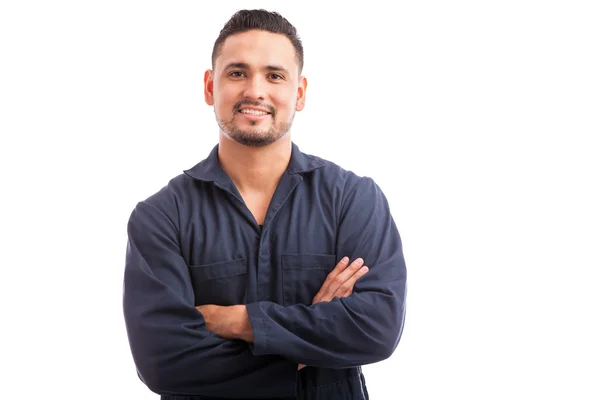
#> input picture Aula1/Imagens/img4.jpg, 600 x 400 px
$ python Aula1.py
#> lines starting #> are read from the running program, lines starting #| are printed output that depends on the picture; after the words box and inside, x2 and y2 are one past the last pixel; in counts of white or black regions, pixels touching at a corner belong together
import cv2
dir = "/home/bruno/Documentos/Process-IMG/Aula1/"

loadAgt = cv2.CascadeClassifier(dir+'haarcascades/haarcascade_frontalface_default.xml')

img = cv2.imread('Imagens/img4.jpg')
#> img is the input picture: shape (400, 600, 3); mean B, G, R 202.4, 200.2, 204
imgGray = cv2.cvtColor(img, cv2.COLOR_BGR2GRAY)
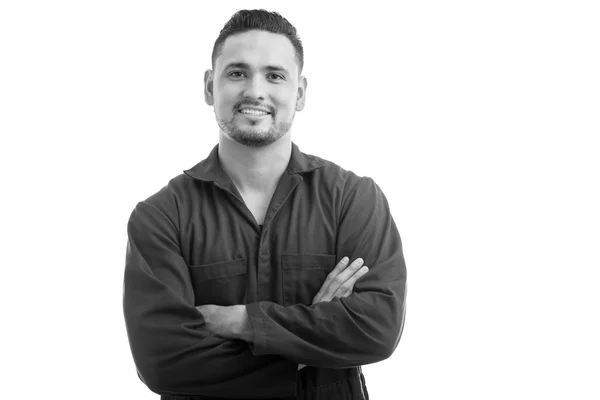
#> imgGray: shape (400, 600); min 0, max 255, mean 201.6

faces = loadAgt.detectMultiScale(imgGray, scaleFactor=1.05, minNeighbors=2, minSize=(20, 20))
#> faces = [[202, 33, 107, 107]]

print(faces)
#| [[202  33 107 107]]

for (x, y, w, h) in faces:
    cv2.rectangle(img, (x, y), (x + w, y + h), (255, 0, 0), 2)
#> this loop made 1 pass
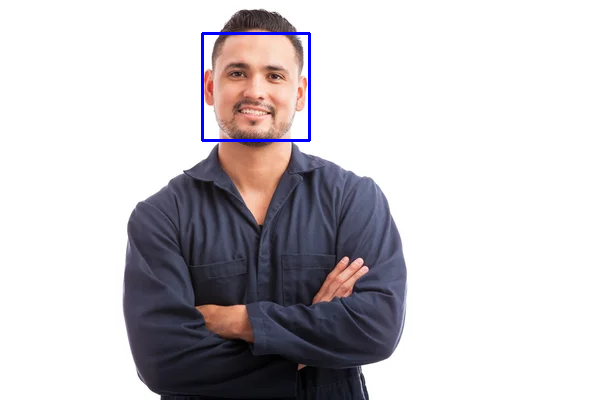
#> img: shape (400, 600, 3); 0.53% of pixels changed, all inside (x1, y1, x2, y2) = (201, 32, 311, 142)

cv2.imshow('Faces', img)
cv2.waitKey()

$ run again, with Aula1/Imagens/img1.jpg copied over Aula1/Imagens/img4.jpg
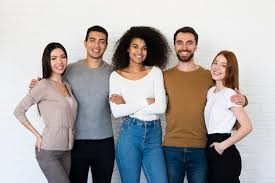
#> input picture Aula1/Imagens/img1.jpg, 275 x 183 px
#> img is the input picture: shape (183, 275, 3); mean B, G, R 164.2, 164.8, 168.6
#> `imgGray = cv2.cvtColor(img, cv2.COLOR_BGR2GRAY)`:
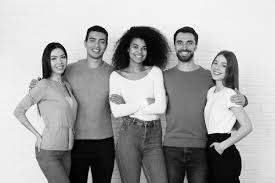
#> imgGray: shape (183, 275); min 0, max 255, mean 165.9
#> faces = [[82, 30, 29, 29], [170, 31, 29, 29], [126, 37, 26, 26], [46, 48, 26, 26], [207, 56, 24, 24]]
#| [[ 82  30  29  29]
#|  [170  31  29  29]
#|  [126  37  26  26]
#|  [ 46  48  26  26]
#|  [207  56  24  24]]
#> the loop `for (x, y, w, h) in faces:` made 5 passes
#> after the loop `for (x, y, w, h) in faces:`:
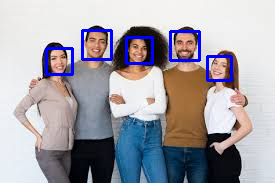
#> img: shape (183, 275, 3); 3.16% of pixels changed, all inside (x1, y1, x2, y2) = (45, 29, 233, 82)

$ run again, with Aula1/Imagens/img2.jpg copied over Aula1/Imagens/img4.jpg
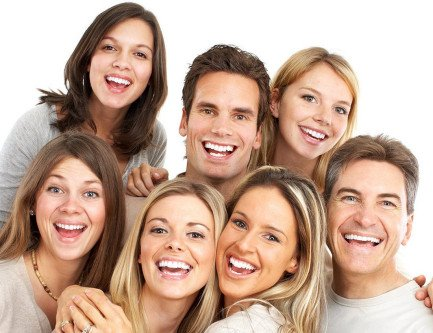
#> input picture Aula1/Imagens/img2.jpg, 433 x 333 px
#> img is the input picture: shape (333, 433, 3); mean B, G, R 151.8, 169, 198
#> `imgGray = cv2.cvtColor(img, cv2.COLOR_BGR2GRAY)`:
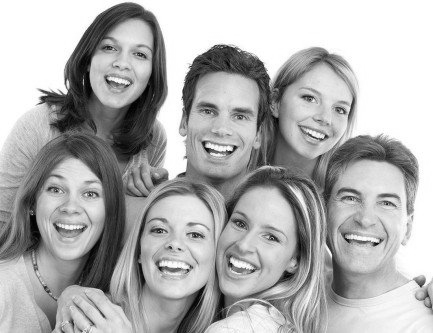
#> imgGray: shape (333, 433); min 0, max 255, mean 175.7
#> faces = [[30, 160, 85, 85], [86, 23, 77, 77], [283, 73, 82, 82], [178, 77, 92, 92], [321, 163, 94, 94], [128, 194, 99, 99], [204, 191, 100, 100]]
#| [[ 30 160  85  85]
#|  [ 86  23  77  77]
#|  [283  73  82  82]
#|  [178  77  92  92]
#|  [321 163  94  94]
#|  [128 194  99  99]
#> (further printed lines are left out)
#> the loop `for (x, y, w, h) in faces:` made 7 passes
#> after the loop `for (x, y, w, h) in faces:`:
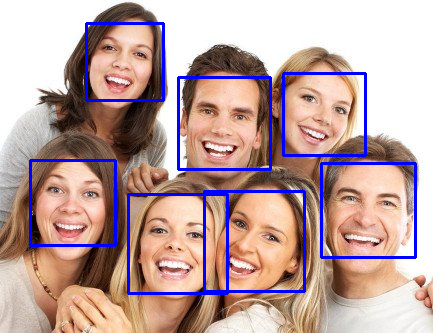
#> img: shape (333, 433, 3); 5.19% of pixels changed, all inside (x1, y1, x2, y2) = (29, 22, 417, 295)

$ run again, with Aula1/Imagens/img3.jpg copied over Aula1/Imagens/img4.jpg
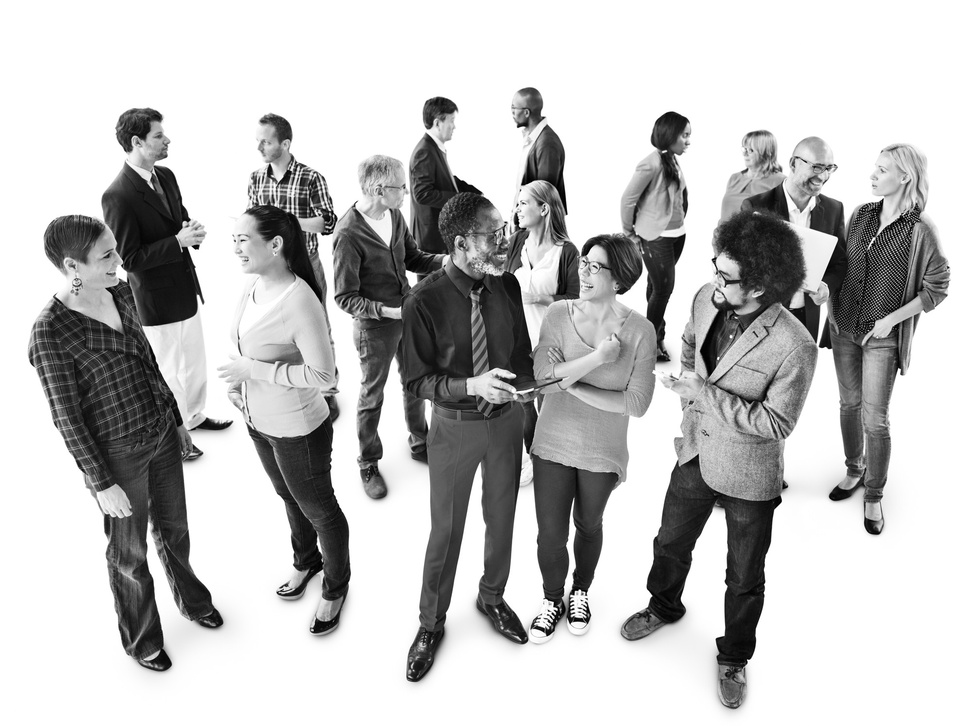
#> input picture Aula1/Imagens/img3.jpg, 972 x 726 px, shrunk from 2000 x 1493 before the run
#> img is the input picture: shape (726, 972, 3); min 0, max 255, mean 191.6
#> faces = [[351, 172, 52, 52], [513, 157, 58, 58]]
#| [[351 172  52  52]
#|  [513 157  58  58]]
#> the loop `for (x, y, w, h) in faces:` made 2 passes
#> after the loop `for (x, y, w, h) in faces:`:
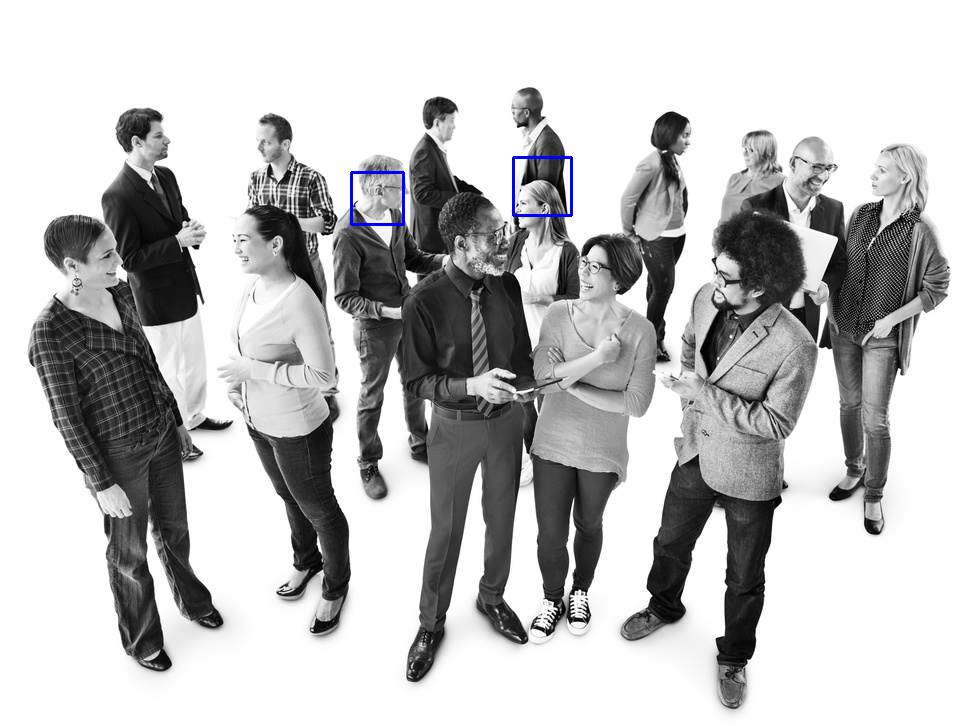
#> img: shape (726, 972, 3); 0.19% of pixels changed, all inside (x1, y1, x2, y2) = (350, 156, 573, 226)
